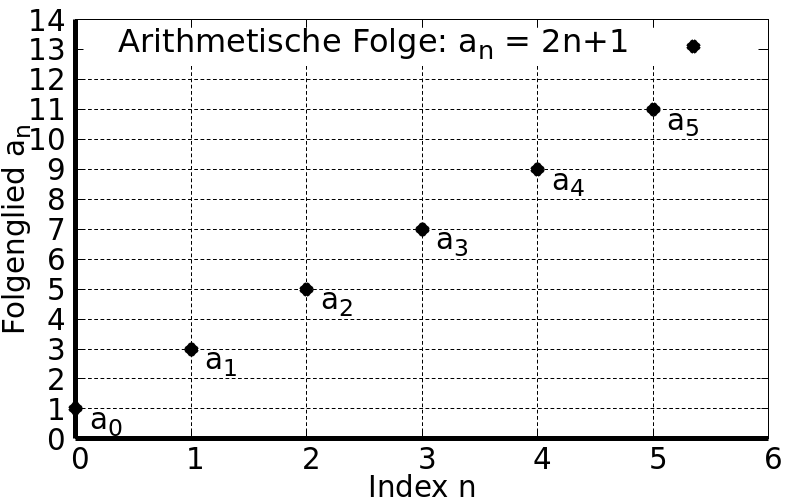

Write gnuplot code to recreate this figure.
load "template/data-plot.gnuplot"

set xlabel "Index n"
set ylabel "Folgenglied a_n"

set xrange [0:6]
set yrange [0:14]

set xtics 1
set ytics 1

$data << EOD
0 1 a_0    
1 3 a_1
2 5 a_2
3 7 a_3
4 9 a_4
5 11 a_5
EOD

plot \
  $data using 1:2 ls 3 lw 12 lc "#000000" title "Arithmetische Folge: a_n = 2n+1", \
  $data using 1:2:3 with labels font ",22" offset 3,-0.75 notitle;
